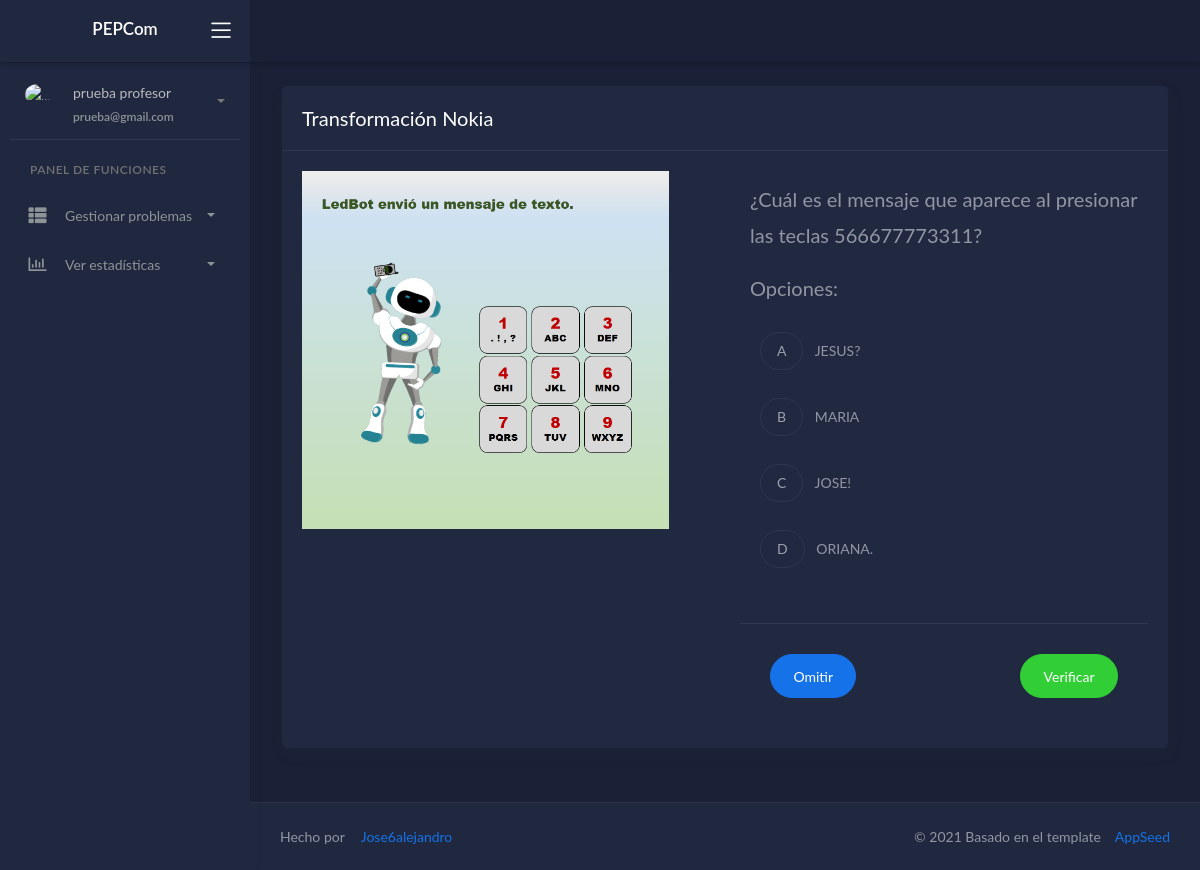
The app's page /home/question/ (signed in) with its own data.
### crud_problems_app/models.py (models this page shows, shortened)
class User_Create_Problem(models.Model):
   user = models.ForeignKey(User, on_delete=models.CASCADE, blank=True)
   name = models.CharField(max_length=60)
   question = models.CharField(max_length=100)
   correct_option = models.CharField(max_length=70)
   distractor1 = models.CharField(max_length=70)
   distractor2 = models.CharField(max_length=70)
   distractor3 = models.CharField(max_length=70)
   explanation = models.CharField(max_length=250)
   image = models.ImageField(upload_to=user_directory_path, null = True)
   abstraction = models.BooleanField(blank=True)
   decomposition = models.BooleanField(blank=True)
   algorithms = models.BooleanField(blank=True)
   generalization = models.BooleanField(blank=True)
   evaluation = models.BooleanField(blank=True)

### training_app/views.py (the view)
# urls.py: path('home/question/',views.practice_problem, name="question"),
@login_required()
def practice_problem(request):
    user_active = request.user.user_profile_set.get()
    user_teacher =User_Profile.objects.filter(access_code=user_active.access_code, user_role=False)
    if request.method == "POST":
        select_option = request.POST.get("value")
        correct = request.POST.get("correct")
        name = request.user.first_name
        if select_option == correct:
            messages.success(request, "Muy bien, "+ name)
        else:
            messages.error(request, "Ouh, la respuesta es incorrecta")
        return redirect("question")
    else:
        problems = list(User_Create_Problem.objects.filter(user_id=user_teacher[0].user_id))
        select_problem = random.choice(problems)
        list_options = [select_problem.correct_option, select_problem.distractor1,
                    select_problem.distractor2, select_problem.distractor3]
        random_options = random.sample(list_options, len(list_options))
        correct_option = select_problem.correct_option
    return render(request, 'question.html',
                {"problem": select_problem,
                "option": random_options,
                "correct": select_problem.correct_option
                })

### templates/question.html (shortened to what this page needs)
{% extends "layouts/base.html" %}
{% block content %}
	<div class="wrapper">
		{% include 'includes/navigation.html' %}
        {% include 'includes/sidebar.html' %}
		<div class="main-panel">
			<div class="content">
			<div class="page-inner">
				<div class="row">
					<div class="col-md-12">
						<div class="card">
							<div class="card-header">
								<div class="card-title">
									{{problem.name}}
								</div>
							</div>
							<div class="card-body">
								<div class="row">
									<div class="col-md-6 col-lg-6">
										<div>
											<img src="/static/assets/img/problems/{{problem.image.name}}" class="img-fluid " alt="Responsive image" width="90%" height="90%">
										</div>
									</div>
									<div class="col-md-6 col-lg-6">
										<form method='post' action=''>
											<div class="form-group">
												<p class=" blockquote blockquote-primary">{{problem.question}}</p>
												<p class=" blockquote blockquote-primary">Opciones:</p>
												<div class="selectgroup-pills">
													<div class="form-check">
													<label class="selectgroup-item">
														<span class="selectgroup-button">A</span>
													</label>
														{{option.0}}
													</div>
													<div class="form-check">
													<label class="selectgroup-item">
														<span class="selectgroup-button">B</span>
													</label>
														{{option.1}}
													</div>
													<div class="form-check">
													<label class="selectgroup-item">
														<span class="selectgroup-button">C</span>
													</label>
														{{option.2}}
													</div>
													<div class="form-check">
													<label class="selectgroup-item">
														<span class="selectgroup-button">D</span>
													</label>
														{{option.3}}
													</div>
												</div>
											</div>
											<div class=" d-flex card-action">
												<a class="btn btn-primary btn-round" href="{% url 'question' %}">Omitir</a>
												<button type="submit" class="btn btn-success ml-auto btn-round">Verificar</button>
											</div>
										</form>
									</div>
								</div>
							</div>
						</div>
					</div>
				</div>
			</div>
			</div>
		{% include 'includes/footer.html' %}
		</div>
	</div>
{% endblock content %}

### templates/includes/sidebar.html (shortened to what this page needs)
		<div class="sidebar sidebar-style-2" data-background-color="dark2">
			<div class="sidebar-wrapper scrollbar scrollbar-inner">
				<div class="sidebar-content">
					<div class="user">
						<div class="avatar-sm float-left mr-2">
							<img src="/static/assets/img/icon2.png" alt="..." class="avatar-img rounded-circle">
						</div>
						<div class="info">
							<a data-toggle="collapse" href="#collapseExample" aria-expanded="true">
								<span>
									{{ request.user.first_name }}
									{{ request.user.last_name }}
									<span class="user-level">
										{{ request.user.email }}
									</span>
									<span class="caret"></span>
								</span>
							</a>
						</div>
					</div>
				{% if not user.user_profile_set.first.user_role%}
					<ul class="nav nav-primary">
						<li class="nav-section">
							<h4 class="text-section">Panel de funciones </h4>
						</li>
						<li class="nav-item {% if 'ui-' in segment %} active {% endif %}">
							<a data-toggle="collapse" href="#base">
								<i class="fas fa-th-list"></i>
								<p>Gestionar problemas</p>
								<span class="caret"></span>
							</a>
						</li>
						<li class="nav-item {% if 'charts' in segment %} active {% endif %}">
							<a data-toggle="collapse" href="#charts">
								<i class="far fa-chart-bar"></i>
								<p>Ver estadísticas</p>
								<span class="caret"></span>
							</a>
						</li>
					</ul>
				{% endif %}
				</div>
			</div>
		</div>

### records on screen
User_Create_Problem: name "Transformación Nokia", image.name (picture), question "¿Cuál es el mensaje que aparece al presionar las teclas 566677773311?", distractor1 "JESUS?", distractor3 "MARIA", correct_option "JOSE!", distractor2 "ORIANA."

### other values on screen
{{ request.user.first_name }} "prueba"
{{ request.user.last_name }} "profesor"
{{ request.user.email }} "prueba@gmail.com"
